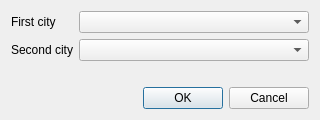
<?xml version="1.0" encoding="UTF-8"?>
<ui version="4.0">
 <class>DialogAddStreet</class>
 <widget class="QDialog" name="DialogAddStreet">
  <property name="geometry">
   <rect>
    <x>0</x>
    <y>0</y>
    <width>320</width>
    <height>120</height>
   </rect>
  </property>
  <property name="windowTitle">
   <string>Add Street</string>
  </property>
  <layout class="QVBoxLayout" name="verticalLayout">
   <item>
    <layout class="QFormLayout" name="formLayout">
     <item row="0" column="0">
      <widget class="QLabel" name="labelFirstCity">
       <property name="text">
        <string>First city</string>
       </property>
      </widget>
     </item>
     <item row="0" column="1">
      <widget class="QComboBox" name="comboBoxFirstCity"/>
     </item>
     <item row="1" column="0">
      <widget class="QLabel" name="labelSecondCity">
       <property name="text">
        <string>Second city</string>
       </property>
      </widget>
     </item>
     <item row="1" column="1">
      <widget class="QComboBox" name="comboBoxSecondCity"/>
     </item>
    </layout>
   </item>
   <item>
    <widget class="QDialogButtonBox" name="buttonBox">
     <property name="orientation">
      <enum>Qt::Horizontal</enum>
     </property>
     <property name="standardButtons">
      <set>QDialogButtonBox::Cancel|QDialogButtonBox::Ok</set>
     </property>
    </widget>
   </item>
  </layout>
 </widget>
 <resources/>
 <connections/>
</ui>
